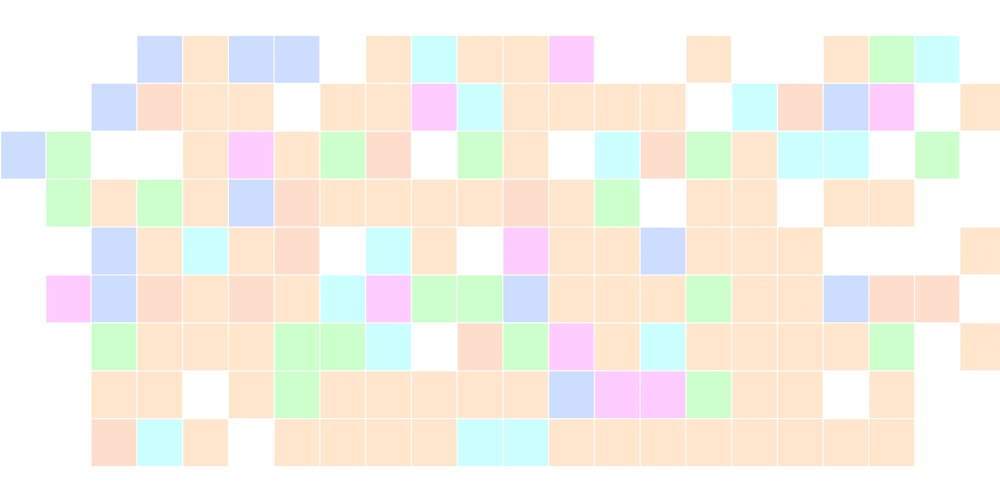
#> input picture sample_image.jpg, 1000 x 502 px, shrunk from 1910 x 959 before the run
$ jupyter execute masking.ipynb
#> lines starting #> are read from the running program, lines starting #| are printed output that depends on the picture; after the words box and inside, x2 and y2 are one past the last pixel; in counts of white or black regions, pixels touching at a corner belong together
# Masking

[cell 1]
import numpy as np
import cv2

[cell 2]
image = cv2.imread("sample_image.jpg") # Original Image
#> image is the input picture: shape (502, 1000, 3); mean B, G, R 231.6, 240.9, 244.8
cv2.imshow("Original", image)
cv2.waitKey(0)
cv2.destroyAllWindows()

[cell 3]
my_mask = np.zeros(image.shape[:2], dtype="uint8")
(cX, cY) = (image.shape[1]//2, image.shape[0]//2)
#> cX = 500; cY = 251

cv2.rectangle(my_mask, (cX-90, cY-90), (cX+90, cY+90), (255, 255, 255), -1)
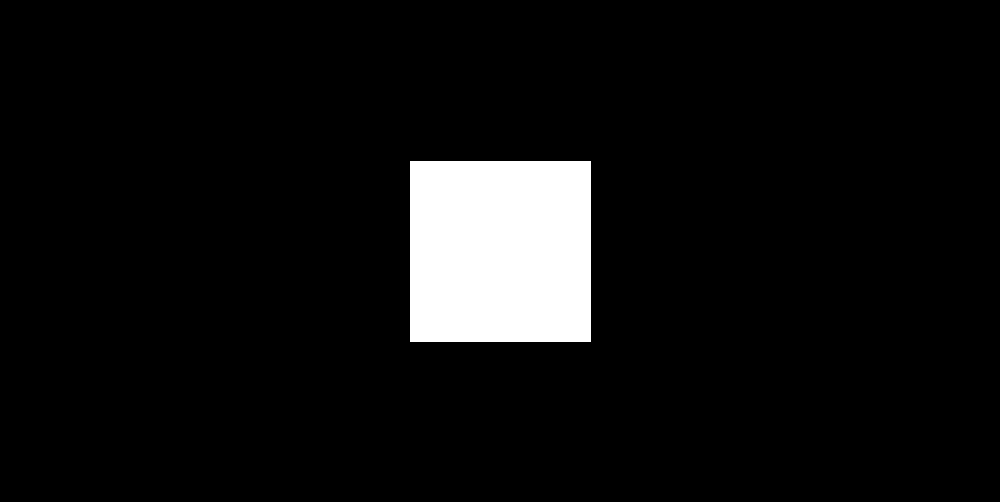
#> my_mask: shape (502, 1000); 6.5% white; 1 white region, box (x1, y1, x2, y2) and area: (410, 161, 591, 342) 32761
cv2.imshow("Mask", my_mask)
masked = cv2.bitwise_and(image, image, mask=my_mask)
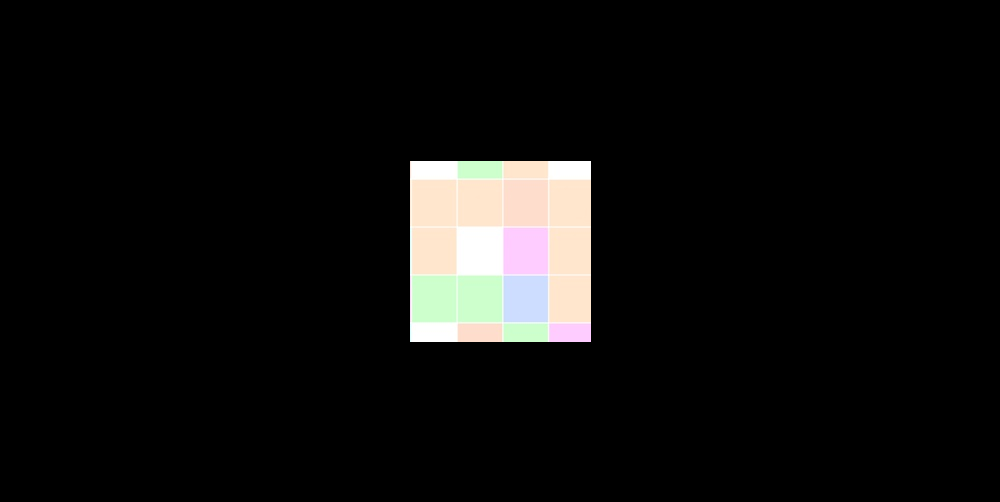
#> masked: shape (502, 1000, 3); mean B, G, R 14.4, 15.4, 15.8
cv2.imshow("Masked", masked)

cv2.waitKey(0)
cv2.destroyAllWindows()
